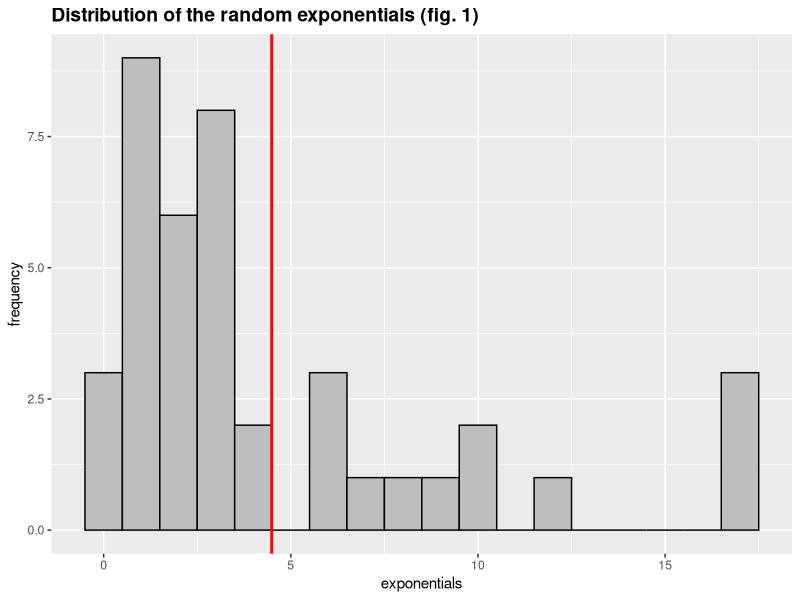
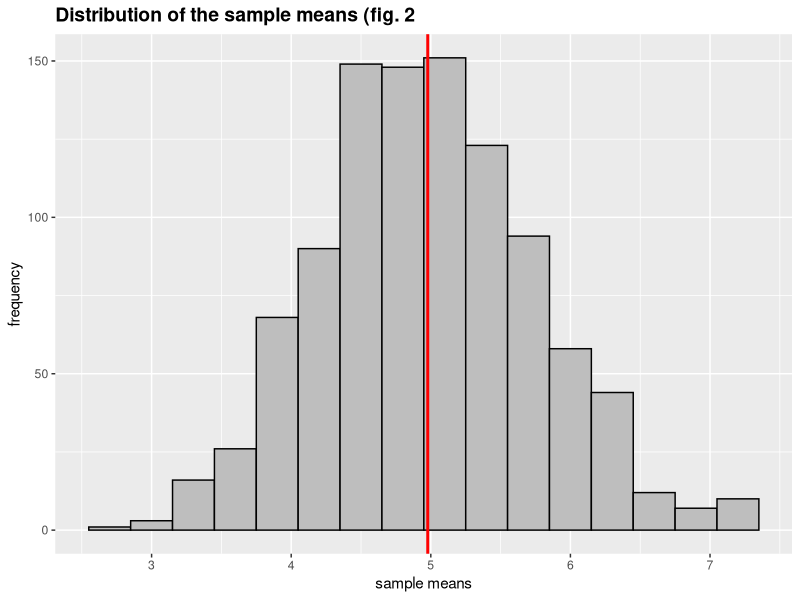
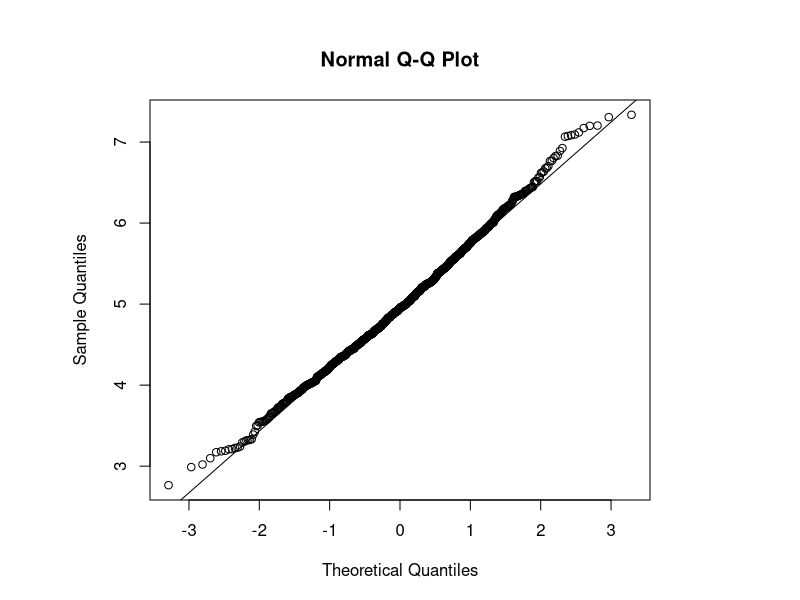

Recreate these plots in R, in order.
## ---- chunk 1
knitr::opts_chunk$set(echo = TRUE)
## ---- chunk 2
set.seed(137)
lambda <- 0.2
n <- 40
sim <- 1000
exp <- rexp(n, lambda)
expDf <- as.data.frame(exp)
meanExp <- mean(exp)
library(ggplot2)
## ---- chunk 3
ggplot(expDf, aes(x = exp)) + 
    geom_histogram(col="black", fill="grey", binwidth=1) + 
    geom_vline(aes(xintercept=mean(expDf$exp)),color="red", size=1) + 
    ggtitle("Distribution of the random exponentials (fig. 1)") + 
    labs(x="exponentials", y="frequency") + 
    theme(plot.title=element_text(size=14, face="bold"))
## ---- chunk 4
means <- NULL
for (i in 1:sim) means = c(means, mean(rexp(n, lambda)))
meansDf <- as.data.frame(means)
meanMeans <- mean(means)

ggplot(meansDf, aes(x = means)) + 
    geom_histogram(col="black", fill="grey", binwidth=0.3) + 
    geom_vline(aes(xintercept=mean(meansDf$means)), color="red", size=1) +
    ggtitle("Distribution of the sample means (fig. 2") +
    labs(x="sample means", y="frequency") + 
    theme(plot.title=element_text(size=14, face="bold"))
## ---- chunk 5
theoreticalMean <- 1/lambda
cat(c("Theoretical mean:", round(theoreticalMean, 3)))
cat(c("Mean of the sample means:", round(meanMeans, 3)))
meanDifference <- meanMeans - theoreticalMean
cat(c("Difference between means:", round(meanDifference, 3)))
## ---- chunk 6
expStdv <- 1/lambda
expVar <- expStdv^2
theoreticalVar <- expVar/n
cat(c("Expected variance:", round(theoreticalVar, 3)))
varMeans <- var(means)
cat(c("Actual variance:", round(varMeans, 3)))
varDifference <- varMeans - theoreticalVar
cat(c("Difference between variances:", round(varDifference, 3)))
## ---- chunk 7
par(pin=c(5,4))
qqnorm(means)
qqline(means)
